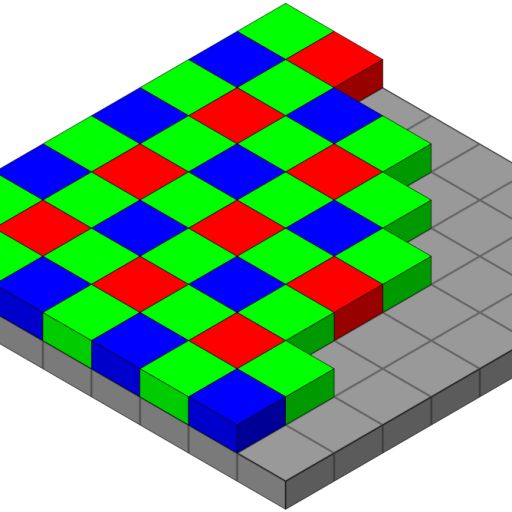
#> input picture img/CFA_512c.bmp, 512 x 512 px, found by its file name
$ python 8X_4.py
#> lines starting #> are read from the running program, lines starting #| are printed output that depends on the picture
import cv2

g_image = cv2.imread('./img/CFA_512c.bmp', cv2.IMREAD_GRAYSCALE)
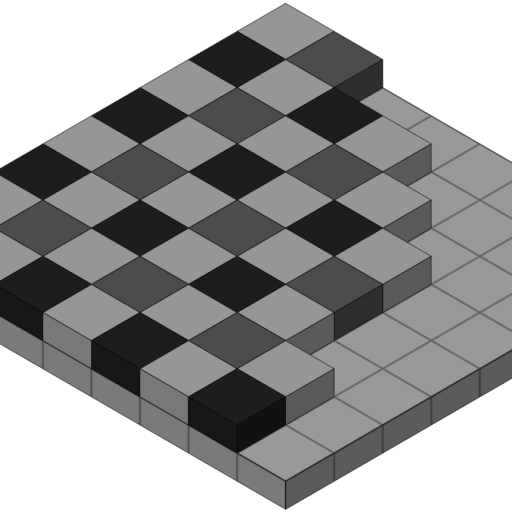
#> g_image: shape (512, 512); min 9, max 255, mean 153.1

c_image1 = cv2.Canny(g_image, 10, 50)
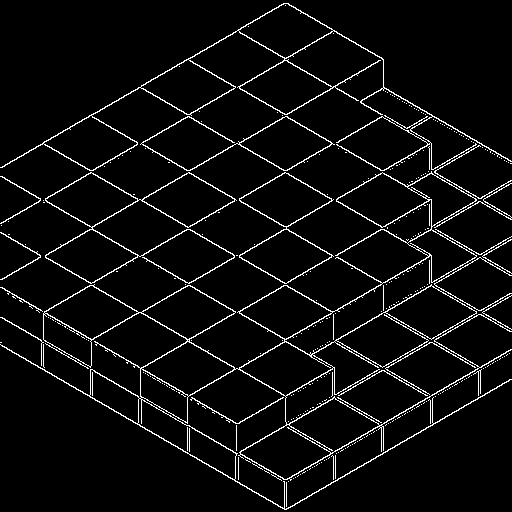
#> c_image1: shape (512, 512); 5% white in thin lines or dots
c_image2 = cv2.Canny(g_image, 150, 300)
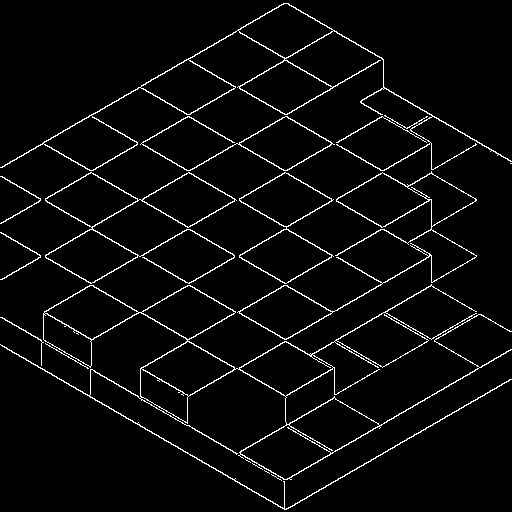
#> c_image2: shape (512, 512); 4% white in thin lines or dots

cv2.imshow('Original image', g_image)
cv2.imshow('Canny image 1', c_image1)
cv2.imshow('Canny image 2', c_image2)

cv2.waitKey(0)
